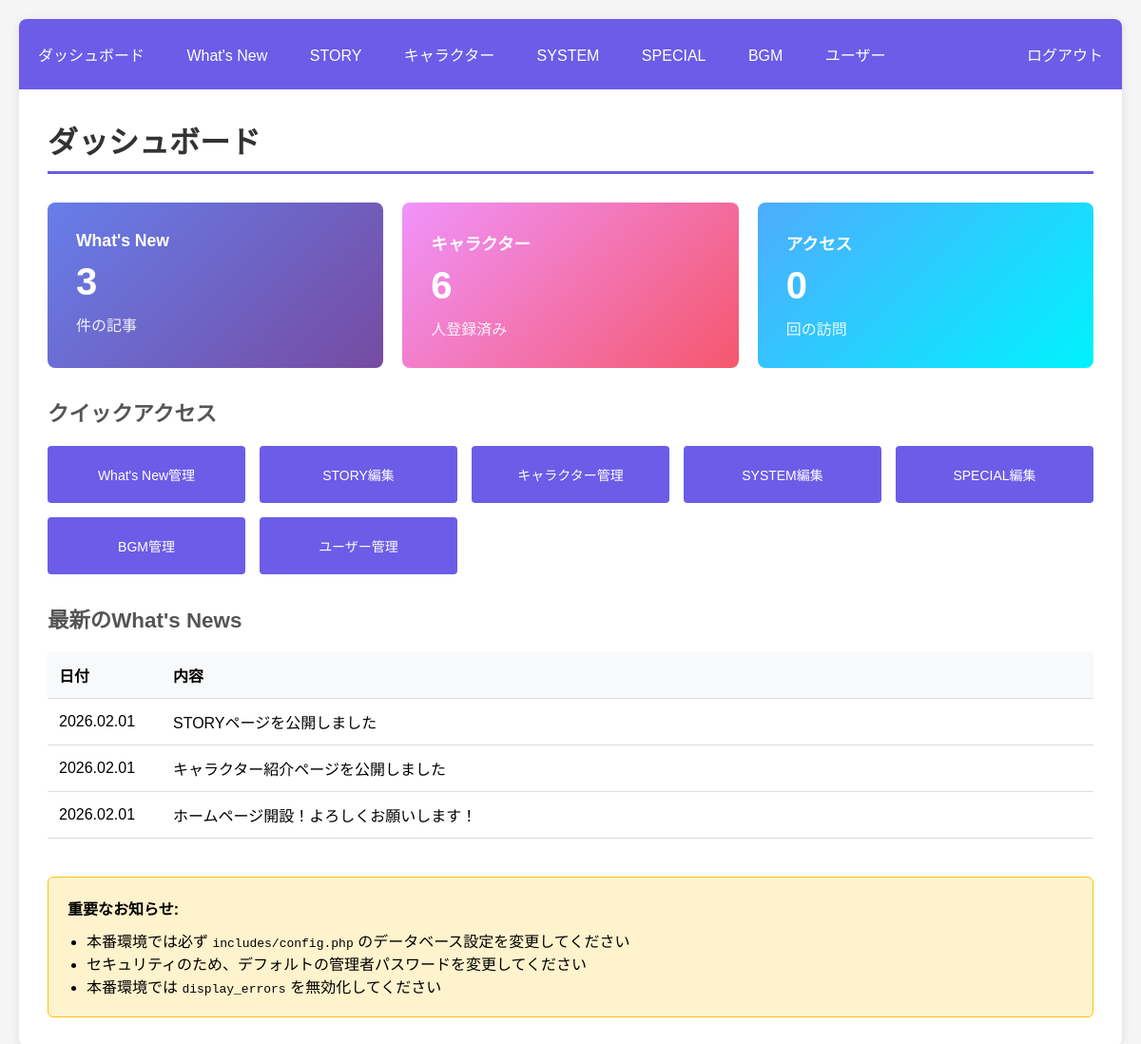
Page /admin/dashboard.php (signed in) on the committed database.
### tables this page shows
CREATE TABLE IF NOT EXISTS access_counter (
    id INT AUTO_INCREMENT PRIMARY KEY,
    count INT DEFAULT 0
);

CREATE TABLE IF NOT EXISTS news (
    id INT AUTO_INCREMENT PRIMARY KEY,
    date DATE NOT NULL,
    content TEXT NOT NULL,
    created_at DATETIME DEFAULT CURRENT_TIMESTAMP,
    updated_at DATETIME DEFAULT CURRENT_TIMESTAMP ON UPDATE CURRENT_TIMESTAMP,
    INDEX idx_date (date DESC)
);

### includes/db.php (called while the page is built, shortened)
<?php
class Database {
    private static $instance = null;
    private $connection;
    private function __construct() {
        try {
            $dsn = "mysql:host=" . DB_HOST . ";dbname=" . DB_NAME . ";charset=" . DB_CHARSET;
            $options = [
                PDO::ATTR_ERRMODE => PDO::ERRMODE_EXCEPTION,
                PDO::ATTR_DEFAULT_FETCH_MODE => PDO::FETCH_ASSOC,
                PDO::ATTR_EMULATE_PREPARES => false,
            ];
            $this->connection = new PDO($dsn, DB_USER, DB_PASS, $options);
        } catch (PDOException $e) {
            die('データベース接続エラー: ' . $e->getMessage());
        }
    }
    public static function getInstance() {
        if (self::$instance === null) {
            self::$instance = new self();
        }
        return self::$instance;
    }
    public function query($sql, $params = []) {
        try {
            $stmt = $this->connection->prepare($sql);
            $stmt->execute($params);
            return $stmt->fetchAll();
        } catch (PDOException $e) {
            error_log('Query Error: ' . $e->getMessage());
            return false;
        }
    }
    public function queryOne($sql, $params = []) {
        try {
            $stmt = $this->connection->prepare($sql);
            $stmt->execute($params);
            return $stmt->fetch();
        } catch (PDOException $e) {
            error_log('Query Error: ' . $e->getMessage());
            return false;
        }
    }
}

### admin/dashboard.php (the view, shortened to what this page needs)
<?php
require_once __DIR__ . '/../includes/db.php';
require_once __DIR__ . '/../includes/functions.php';
$db = Database::getInstance();
$newsCount = $db->queryOne("SELECT COUNT(*) as count FROM news")['count'];
$charactersCount = $db->queryOne("SELECT COUNT(*) as count FROM characters")['count'];
$accessCount = getAccessCount();
$latestNews = getNews(5);
?>
<h1>ダッシュボード</h1>
<div style="display: grid; grid-template-columns: repeat(auto-fit, minmax(250px, 1fr)); gap: 20px; margin: 30px 0;">
    <div style="background: linear-gradient(135deg, #667eea 0%, #764ba2 100%); padding: 30px; border-radius: 8px; color: white;">
        <h3 style="color: white; margin-bottom: 10px; font-size: 1.1em;">What's New</h3>
        <div style="font-size: 2.5em; font-weight: bold;"><?php echo $newsCount; ?></div>
        <div style="margin-top: 10px; opacity: 0.9;">件の記事</div>
    </div>
    <div style="background: linear-gradient(135deg, #f093fb 0%, #f5576c 100%); padding: 30px; border-radius: 8px; color: white;">
        <h3 style="color: white; margin-bottom: 10px; font-size: 1.1em;">キャラクター</h3>
        <div style="font-size: 2.5em; font-weight: bold;"><?php echo $charactersCount; ?></div>
        <div style="margin-top: 10px; opacity: 0.9;">人登録済み</div>
    </div>
    <div style="background: linear-gradient(135deg, #4facfe 0%, #00f2fe 100%); padding: 30px; border-radius: 8px; color: white;">
        <h3 style="color: white; margin-bottom: 10px; font-size: 1.1em;">アクセス</h3>
        <div style="font-size: 2.5em; font-weight: bold;"><?php echo number_format($accessCount); ?></div>
        <div style="margin-top: 10px; opacity: 0.9;">回の訪問</div>
    </div>
</div>
<h2>クイックアクセス</h2>
<div style="display: grid; grid-template-columns: repeat(auto-fit, minmax(200px, 1fr)); gap: 15px; margin: 20px 0;">
    <a href="news.php" class="btn" style="text-align: center; padding: 20px;">What's New管理</a>
    <a href="story.php" class="btn" style="text-align: center; padding: 20px;">STORY編集</a>
    <a href="characters.php" class="btn" style="text-align: center; padding: 20px;">キャラクター管理</a>
    <a href="system.php" class="btn" style="text-align: center; padding: 20px;">SYSTEM編集</a>
    <a href="special.php" class="btn" style="text-align: center; padding: 20px;">SPECIAL編集</a>
    <a href="bgm.php" class="btn" style="text-align: center; padding: 20px;">BGM管理</a>
    <a href="users.php" class="btn" style="text-align: center; padding: 20px;">ユーザー管理</a>
</div>
<h2>最新のWhat's News</h2>
<?php if (empty($latestNews)): ?>
    <p style="color: #999; padding: 20px; text-align: center;">まだWhat's Newsがありません</p>
<?php else: ?>
    <table>
        <thead>
            <tr>
                <th style="width: 120px;">日付</th>
                <th>内容</th>
            </tr>
        </thead>
        <tbody>
            <?php foreach ($latestNews as $news): ?>
                <tr>
                    <td><?php echo formatDate($news['date']); ?></td>
                    <td><?php echo h($news['content']); ?></td>
                </tr>
            <?php endforeach; ?>
        </tbody>
    </table>
<?php endif; ?>
<div style="margin-top: 40px; padding: 20px; background: #fff3cd; border: 1px solid #ffc107; border-radius: 6px;">
    <strong>重要なお知らせ:</strong>
    <ul style="margin: 10px 0 0 20px;">
        <li>本番環境では必ず <code>includes/config.php</code> のデータベース設定を変更してください</li>
        <li>セキュリティのため、デフォルトの管理者パスワードを変更してください</li>
        <li>本番環境では <code>display_errors</code> を無効化してください</li>
    </ul>
</div>

### includes/functions.php (style rules this page uses)
* { margin: 0; padding: 0; box-sizing: border-box; }
body { font-family: "Hiragino Kaku Gothic ProN", Meiryo, sans-serif; background: #f5f5f5; padding: 20px; }
h1 { color: #333; margin-bottom: 20px; padding-bottom: 10px; border-bottom: 3px solid #6c5ce7; }
h2 { color: #555; margin: 30px 0 15px; font-size: 1.4em; }
.btn { display: inline-block; padding: 10px 20px; background: #6c5ce7; color: white; text-decoration: none; border-radius: 4px; border: none; cursor: pointer; font-size: 14px; transition: background 0.3s; }
table { width: 100%; border-collapse: collapse; margin: 20px 0; }
table th, table td { padding: 12px; text-align: left; border-bottom: 1px solid #ddd; }
table th { background: #f8f9fa; font-weight: bold; }

### rows in the picture
access_counter: count "0"
news: date "2026.02.01", content "STORYページを公開しました"
news: date "2026.02.01", content "キャラクター紹介ページを公開しました"
news: date "2026.02.01", content "ホームページ開設！よろしくお願いします！"

### other values in the picture
$newsCount "3"
$charactersCount "6"
